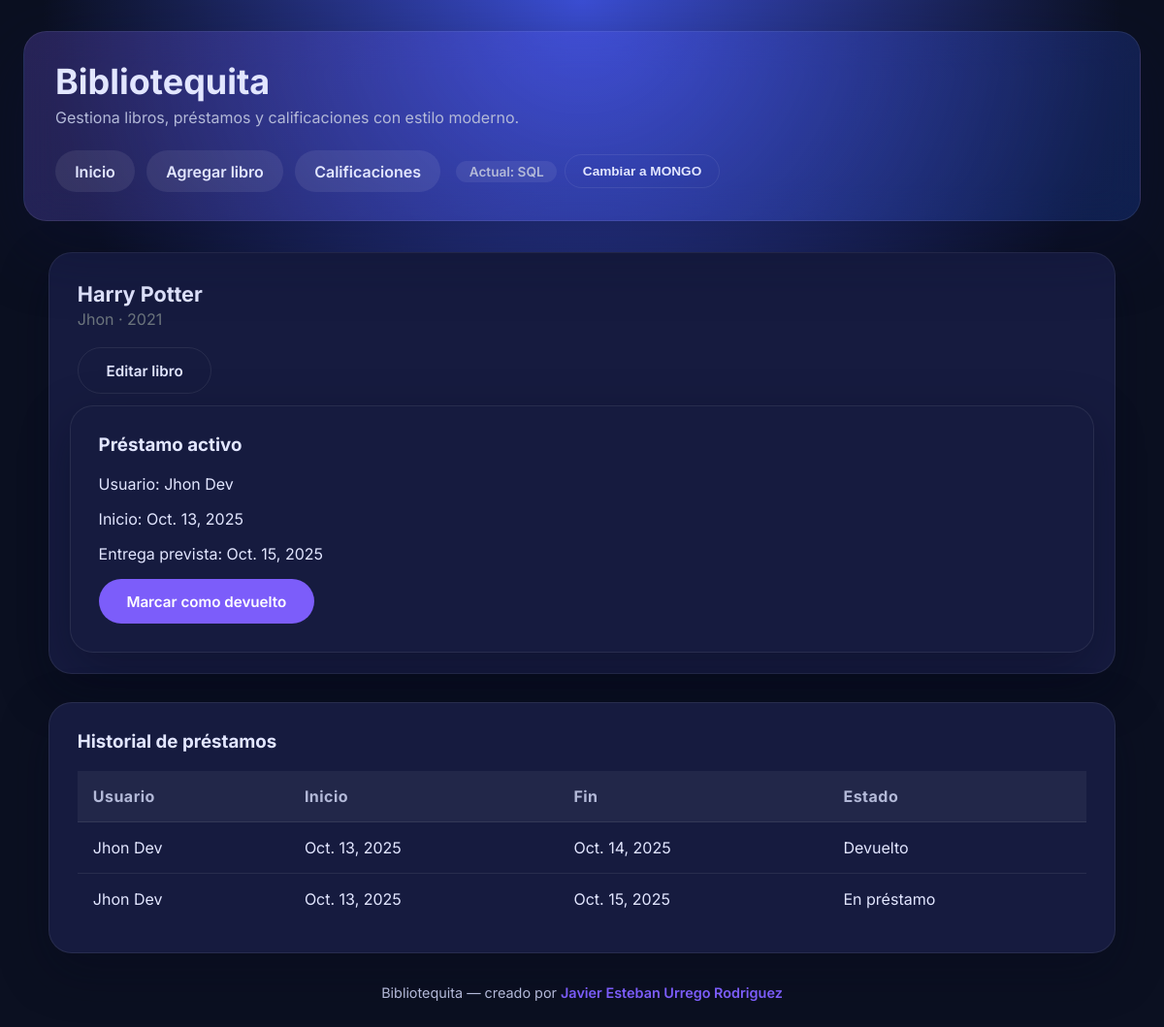
Page /libros/1/ on the earlier database version.
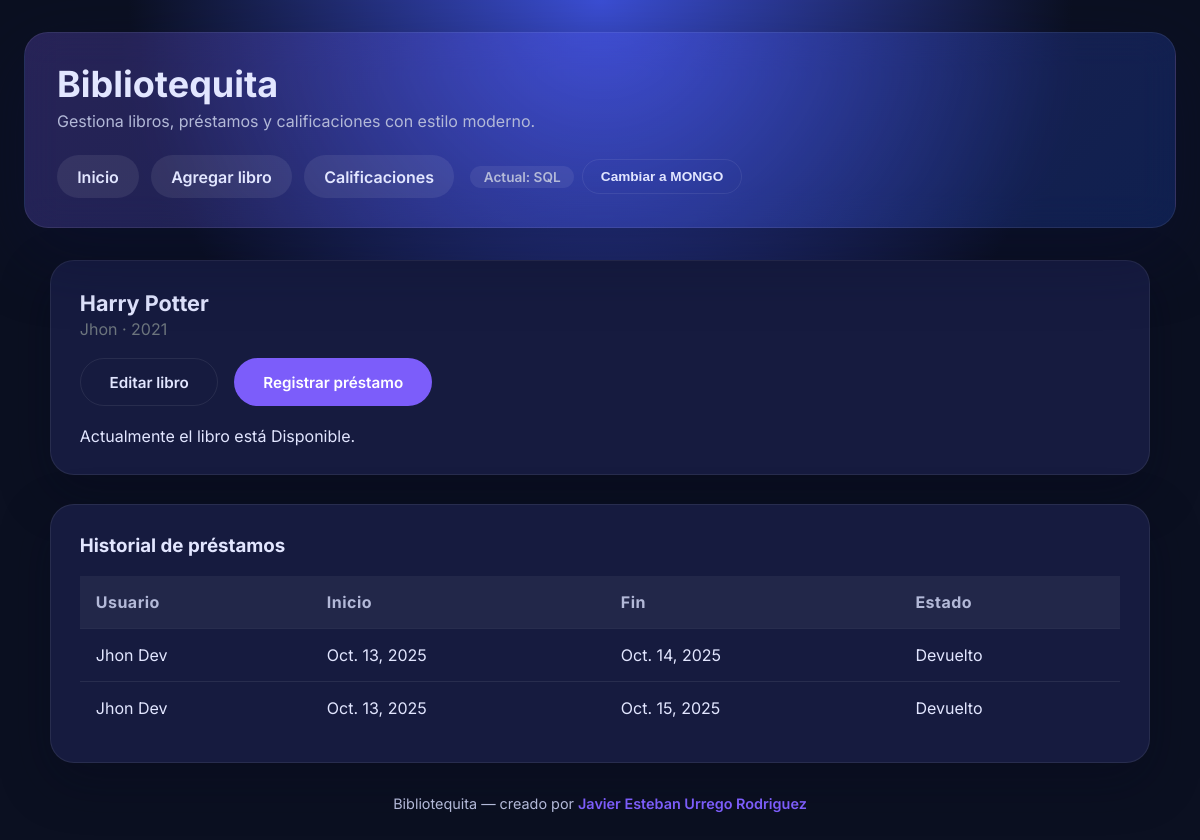
Same page on the later database version.
### library/models.py (models this page shows, shortened)
class Loan(models.Model):
    book = models.ForeignKey(Book, on_delete=models.CASCADE, related_name='loans')
    user = models.ForeignKey(LibraryUser, on_delete=models.CASCADE, related_name='loans')
    start_date = models.DateField()
    end_date = models.DateField()
    returned = models.BooleanField(default=False)
    class Meta:
        ordering = ['-start_date']

class LibraryUser(models.Model):
    name = models.CharField(max_length=100)
    email = models.EmailField(unique=True)
    class Meta:
        ordering = ['name']

### library/views.py (the view)
# urls.py: path('libros/<str:libro_id>/', views.book_detail, name='detalle_libro'),
def book_detail(request, libro_id):
    data_source = get_active_data_source(request)
    book = None
    active_loan = None
    loan_history = []
    if data_source == DATA_SOURCE_MONGO:
        try:
            book, active_loan, loan_history = mongo_repository.get_book_detail(libro_id)
        except MongoUnavailableError as exc:
            data_source = _fallback_to_sql(request, exc)
    if data_source == DATA_SOURCE_SQL:
        book = get_object_or_404(Book.objects.select_related('author'), pk=_parse_sql_id(libro_id))
        active_loan = book.loans.select_related('user').filter(returned=False).first()
        loan_history = book.loans.select_related('user').all()
    return render(
        request,
        'library/book_detail.html',
        {
            'book': book,
            'active_loan': active_loan,
            'loan_history': loan_history,
        },
    )

### library/context_processors.py (called while the page is built)
def data_source_meta(request):
    current = get_active_data_source(request)
    alternate = next_data_source(current)
    return {
        'current_data_source': current,
        'alternate_data_source': alternate,
        'DATA_SOURCE_SQL': DATA_SOURCE_SQL,
        'DATA_SOURCE_MONGO': DATA_SOURCE_MONGO,
    }

### library/data_sources.py (called while the page is built)
def get_active_data_source(request) -> str:
    source = request.session.get(SESSION_KEY, DATA_SOURCE_SQL)
    if source not in DATA_SOURCE_CHOICES:
        source = DATA_SOURCE_SQL
    return source

def next_data_source(current: str) -> str:
    return DATA_SOURCE_MONGO if current == DATA_SOURCE_SQL else DATA_SOURCE_SQL

### library/views.py (called while the page is built)
def _parse_sql_id(raw_id):
    if isinstance(raw_id, int):
        return raw_id
    if isinstance(raw_id, str) and raw_id.isdigit():
        return int(raw_id)
    raise Http404('Identificador inválido')

### library/templates/library/book_detail.html (shortened to what this page needs)
{% extends "library/base.html" %}
{% block content %}
<section class="panel" style="display:flex; flex-direction: column; gap: 1.2rem;">
    <div>
        <h2 style="margin-bottom:0.2rem;">{{ book.title }}</h2>
        <p style="margin:0; color:#6c757d;">{{ book.author.name }} · {{ book.year }}</p>
    </div>
    <div style="display:flex; gap:1rem; flex-wrap: wrap;">
        <a class="button secondary" href="{% url 'editar_libro' libro_id=book.id %}">Editar libro</a>
        {% if not active_loan %}
            <a class="button primary" href="{% url 'prestar_libro' libro_id=book.id %}">Registrar préstamo</a>
        {% endif %}
    </div>
    {% if active_loan %}
        <div class="panel" style="margin:-0.5rem;">
            <h3 style="margin-top:0;">Préstamo activo</h3>
            <p style="margin-bottom:0.4rem;">Usuario:
                <a href="{% url 'prestamos_usuario' usuario_id=active_loan.user.id %}">{{ active_loan.user.name }}</a>
            </p>
            <p style="margin-bottom:0.2rem;">Inicio: {{ active_loan.start_date }}</p>
            <p style="margin-bottom:1rem;">Entrega prevista: {{ active_loan.end_date }}</p>
            <a class="button" href="{% url 'devolver_prestamo' prestamo_id=active_loan.id %}">Marcar como devuelto</a>
        </div>
    {% else %}
        <p style="margin:0;">Actualmente el libro está <span class="status status--available">Disponible</span>.</p>
    {% endif %}
</section>
<section class="panel">
    <h3 style="margin-top:0;">Historial de préstamos</h3>
    {% if loan_history %}
        <table>
            <thead>
                <tr>
                    <th>Usuario</th>
                    <th>Inicio</th>
                    <th>Fin</th>
                    <th>Estado</th>
                </tr>
            </thead>
            <tbody>
                {% for loan in loan_history %}
                    <tr>
                        <td><a href="{% url 'prestamos_usuario' usuario_id=loan.user.id %}">{{ loan.user.name }}</a></td>
                        <td>{{ loan.start_date }}</td>
                        <td>{{ loan.end_date }}</td>
                        <td>
                            {% if loan.returned %}
                                <span class="status status--available">Devuelto</span>
                            {% else %}
                                <span class="status status--loaned">En préstamo</span>
                            {% endif %}
                        </td>
                    </tr>
                {% endfor %}
            </tbody>
        </table>
    {% else %}
        <p>No hay préstamos registrados para este libro.</p>
    {% endif %}
</section>
{% endblock %}

Differences in the rows shown:
changed Loan "Oct. 15, 2025": user.name "Jhon Dev" → (not shown); start_date "Oct. 13, 2025" → (not shown); end_date "Oct. 15, 2025" → (not shown); returned "En préstamo" → "Devuelto"
Other differences:
text no longer shown: "Préstamo activo Usuario: Inicio: Entrega prevista: Marcar como devuelto"
text now shown: "Registrar préstamo Actualmente el libro está Disponible ."
